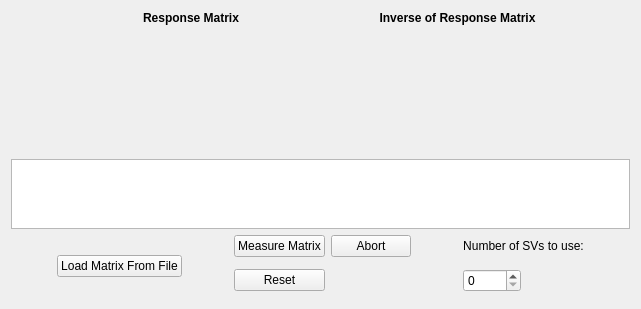
      <widget class="QWidget" name="ResponseMatrix">
       <attribute name="title">
        <string>Response Matrix</string>
       </attribute>
       <layout class="QGridLayout" name="gridLayout_6">
        <item row="3" column="2" rowspan="3">
         <spacer name="horizontalSpacer_2">
          <property name="orientation">
           <enum>Qt::Horizontal</enum>
          </property>
          <property name="sizeHint" stdset="0">
           <size>
            <width>40</width>
            <height>20</height>
           </size>
          </property>
         </spacer>
        </item>
        <item row="0" column="1" colspan="3">
         <widget class="QLabel" name="label">
          <property name="styleSheet">
           <string notr="true">font: 16pt &quot;Sans Serif&quot;;
font-weight: bold;</string>
          </property>
          <property name="text">
           <string>Response Matrix</string>
          </property>
          <property name="alignment">
           <set>Qt::AlignCenter</set>
          </property>
         </widget>
        </item>
        <item row="3" column="1" rowspan="4">
         <widget class="QPushButton" name="PB_LoadRespMatrix">
          <property name="text">
           <string>Load Matrix From File</string>
          </property>
         </widget>
        </item>
        <item row="3" column="3">
         <widget class="PyDMPushButton" name="PyDMPB_MeasMat">
          <property name="enabled">
           <bool>true</bool>
          </property>
          <property name="toolTip">
           <string/>
          </property>
          <property name="whatsThis">
           <string>
    Basic PushButton to send a fixed value.

    The PyDMPushButton is meant to hold a specific value, and send that value
    to a channel when it is clicked, much like the MessageButton does in EDM.
    The PyDMPushButton works in two different modes of operation, first, a
    fixed value can be given to the :attr:`.pressValue` attribute, whenever the
    button is clicked a signal containing this value will be sent to the
    connected channel. This is the default behavior of the button. However, if
    the :attr:`.relativeChange` is set to True, the fixed value will be added
    to the current value of the channel. This means that the button will
    increment a channel by a fixed amount with every click, a consistent
    relative move

    Parameters
    ----------
    pressValue : int, float, str
        Value to be sent when the button is clicked

    channel : str
        ID of channel to manipulate

    parent : QObject, optional
        Parent of PyDMPushButton

    label : str, optional
        String to place on button

    icon : QIcon, optional
        An Icon to display on the PyDMPushButton


    relative : bool, optional
        Choice to have the button peform a relative put, instead of always
        setting to an absolute value
    </string>
          </property>
          <property name="text">
           <string>Measure Matrix</string>
          </property>
          <property name="channel" stdset="0">
           <string>ca://SI-Glob:AP-SOFB:StartMeasRSPMtx-Cmd</string>
          </property>
          <property name="pressValue" stdset="0">
           <string>1</string>
          </property>
         </widget>
        </item>
        <item row="3" column="4">
         <widget class="PyDMPushButton" name="PyDMPB_AbortMeas">
          <property name="enabled">
           <bool>true</bool>
          </property>
          <property name="toolTip">
           <string/>
          </property>
          <property name="whatsThis">
           <string>
    Basic PushButton to send a fixed value.

    The PyDMPushButton is meant to hold a specific value, and send that value
    to a channel when it is clicked, much like the MessageButton does in EDM.
    The PyDMPushButton works in two different modes of operation, first, a
    fixed value can be given to the :attr:`.pressValue` attribute, whenever the
    button is clicked a signal containing this value will be sent to the
    connected channel. This is the default behavior of the button. However, if
    the :attr:`.relativeChange` is set to True, the fixed value will be added
    to the current value of the channel. This means that the button will
    increment a channel by a fixed amount with every click, a consistent
    relative move

    Parameters
    ----------
    pressValue : int, float, str
        Value to be sent when the button is clicked

    channel : str
        ID of channel to manipulate

    parent : QObject, optional
        Parent of PyDMPushButton

    label : str, optional
        String to place on button

    icon : QIcon, optional
        An Icon to display on the PyDMPushButton


    relative : bool, optional
        Choice to have the button peform a relative put, instead of always
        setting to an absolute value
    </string>
          </property>
          <property name="text">
           <string>Abort</string>
          </property>
          <property name="channel" stdset="0">
           <string>ca://SI-Glob:AP-SOFB:AbortMeasRSPMtx-Cmd</string>
          </property>
          <property name="pressValue" stdset="0">
           <string>1</string>
          </property>
         </widget>
        </item>
        <item row="5" column="3">
         <widget class="PyDMPushButton" name="PyDMPB_ResetStatus">
          <property name="enabled">
           <bool>true</bool>
          </property>
          <property name="toolTip">
           <string/>
          </property>
          <property name="whatsThis">
           <string>
    Basic PushButton to send a fixed value.

    The PyDMPushButton is meant to hold a specific value, and send that value
    to a channel when it is clicked, much like the MessageButton does in EDM.
    The PyDMPushButton works in two different modes of operation, first, a
    fixed value can be given to the :attr:`.pressValue` attribute, whenever the
    button is clicked a signal containing this value will be sent to the
    connected channel. This is the default behavior of the button. However, if
    the :attr:`.relativeChange` is set to True, the fixed value will be added
    to the current value of the channel. This means that the button will
    increment a channel by a fixed amount with every click, a consistent
    relative move

    Parameters
    ----------
    pressValue : int, float, str
        Value to be sent when the button is clicked

    channel : str
        ID of channel to manipulate

    parent : QObject, optional
        Parent of PyDMPushButton

    label : str, optional
        String to place on button

    icon : QIcon, optional
        An Icon to display on the PyDMPushButton


    relative : bool, optional
        Choice to have the button peform a relative put, instead of always
        setting to an absolute value
    </string>
          </property>
          <property name="text">
           <string>Reset</string>
          </property>
          <property name="channel" stdset="0">
           <string>ca://SI-Glob:AP-SOFB:ResetMeasRSPMtx-Cmd</string>
          </property>
          <property name="pressValue" stdset="0">
           <string>1</string>
          </property>
         </widget>
        </item>
        <item row="5" column="7">
         <widget class="PyDMLabel" name="PyDMLB_NrSingVals">
          <property name="sizePolicy">
           <sizepolicy hsizetype="Preferred" vsizetype="Preferred">
            <horstretch>0</horstretch>
            <verstretch>0</verstretch>
           </sizepolicy>
          </property>
          <property name="maximumSize">
           <size>
            <width>16777215</width>
            <height>16777215</height>
           </size>
          </property>
          <property name="toolTip">
           <string/>
          </property>
          <property name="whatsThis">
           <string/>
          </property>
          <property name="channel">
           <string>ca://SI-Glob:AP-SOFB:NumSingValues-RB</string>
          </property>
         </widget>
        </item>
        <item row="5" column="6">
         <widget class="PyDMSpinBox" name="PyDMSB_NrSingVals">
          <property name="toolTip">
           <string/>
          </property>
          <property name="whatsThis">
           <string/>
          </property>
          <property name="decimals">
           <number>0</number>
          </property>
          <property name="channel" stdset="0">
           <string>ca://SI-Glob:AP-SOFB:NumSingValues-SP</string>
          </property>
          <property name="limitsFromPV" stdset="0">
           <bool>true</bool>
          </property>
         </widget>
        </item>
        <item row="3" column="5" rowspan="3">
         <spacer name="horizontalSpacer">
          <property name="orientation">
           <enum>Qt::Horizontal</enum>
          </property>
          <property name="sizeHint" stdset="0">
           <size>
            <width>40</width>
            <height>20</height>
           </size>
          </property>
         </spacer>
        </item>
        <item row="1" column="0" colspan="4">
         <widget class="PyDMImageView" name="PyDMIV_RespMatrix">
          <property name="sizePolicy">
           <sizepolicy hsizetype="Preferred" vsizetype="Expanding">
            <horstretch>0</horstretch>
            <verstretch>2</verstretch>
           </sizepolicy>
          </property>
          <property name="toolTip">
           <string/>
          </property>
          <property name="whatsThis">
           <string/>
          </property>
          <property name="imageChannel">
           <string>ca://SI-Glob:AP-SOFB:RSPMatrix-RB</string>
          </property>
         </widget>
        </item>
        <item row="0" column="4" colspan="4">
         <widget class="QLabel" name="label_2">
          <property name="styleSheet">
           <string notr="true">font: 16pt &quot;Sans Serif&quot;;
font-weight: bold;</string>
          </property>
          <property name="text">
           <string>Inverse of Response Matrix</string>
          </property>
          <property name="alignment">
           <set>Qt::AlignCenter</set>
          </property>
         </widget>
        </item>
        <item row="5" column="4">
         <widget class="PyDMLabel" name="PyDMLB_MeasStatus">
          <property name="toolTip">
           <string/>
          </property>
          <property name="whatsThis">
           <string/>
          </property>
          <property name="channel">
           <string>ca://SI-Glob:AP-SOFB:MeasRSPMtxState-Sts</string>
          </property>
         </widget>
        </item>
        <item row="3" column="6" colspan="2">
         <widget class="QLabel" name="LB_NrSIngVals">
          <property name="text">
           <string>Number of SVs to use:</string>
          </property>
          <property name="alignment">
           <set>Qt::AlignCenter</set>
          </property>
         </widget>
        </item>
        <item row="2" column="0" colspan="9">
         <widget class="PyDMMultiWaveformPlot" name="PyDMMWP_SingVals">
          <property name="sizePolicy">
           <sizepolicy hsizetype="Preferred" vsizetype="Preferred">
            <horstretch>0</horstretch>
            <verstretch>1</verstretch>
           </sizepolicy>
          </property>
          <property name="maximumSize">
           <size>
            <width>16777215</width>
            <height>16777215</height>
           </size>
          </property>
          <property name="toolTip">
           <string/>
          </property>
          <property name="whatsThis">
           <string/>
          </property>
          <property name="showXGrid">
           <bool>true</bool>
          </property>
          <property name="showYGrid">
           <bool>true</bool>
          </property>
          <property name="backgroundColor">
           <color>
            <red>255</red>
            <green>255</green>
            <blue>255</blue>
           </color>
          </property>
          <property name="showLegend">
           <bool>false</bool>
          </property>
          <property name="XAxis1Label">
           <string>Number</string>
          </property>
          <property name="XAxis1ShowLabel">
           <bool>true</bool>
          </property>
          <property name="YAxis1Label">
           <string>Singular Values</string>
          </property>
          <property name="YAxis1ShowLabel">
           <bool>true</bool>
          </property>
          <property name="trace0Color" stdset="0">
           <color>
            <red>0</red>
            <green>0</green>
            <blue>0</blue>
           </color>
          </property>
          <property name="trace0Title" stdset="0">
           <string/>
          </property>
          <property name="trace0Channel" stdset="0">
           <string>ca://SI-Glob:AP-SOFB:SingVals-Mon</string>
          </property>
         </widget>
        </item>
        <item row="1" column="4" colspan="5">
         <widget class="PyDMImageView" name="PyDMIV_InvMatrix">
          <property name="sizePolicy">
           <sizepolicy hsizetype="Preferred" vsizetype="Expanding">
            <horstretch>0</horstretch>
            <verstretch>2</verstretch>
           </sizepolicy>
          </property>
          <property name="toolTip">
           <string/>
          </property>
          <property name="whatsThis">
           <string/>
          </property>
          <property name="imageChannel">
           <string>ca://SI-Glob:AP-SOFB:InvRSPMatrix-Mon</string>
          </property>
         </widget>
        </item>
        <item row="3" column="8" rowspan="3">
         <spacer name="horizontalSpacer_4">
          <property name="orientation">
           <enum>Qt::Horizontal</enum>
          </property>
          <property name="sizeHint" stdset="0">
           <size>
            <width>40</width>
            <height>20</height>
           </size>
          </property>
         </spacer>
        </item>
        <item row="3" column="0" rowspan="3">
         <spacer name="horizontalSpacer_3">
          <property name="orientation">
           <enum>Qt::Horizontal</enum>
          </property>
          <property name="sizeHint" stdset="0">
           <size>
            <width>40</width>
            <height>20</height>
           </size>
          </property>
         </spacer>
        </item>
       </layout>
      </widget>
